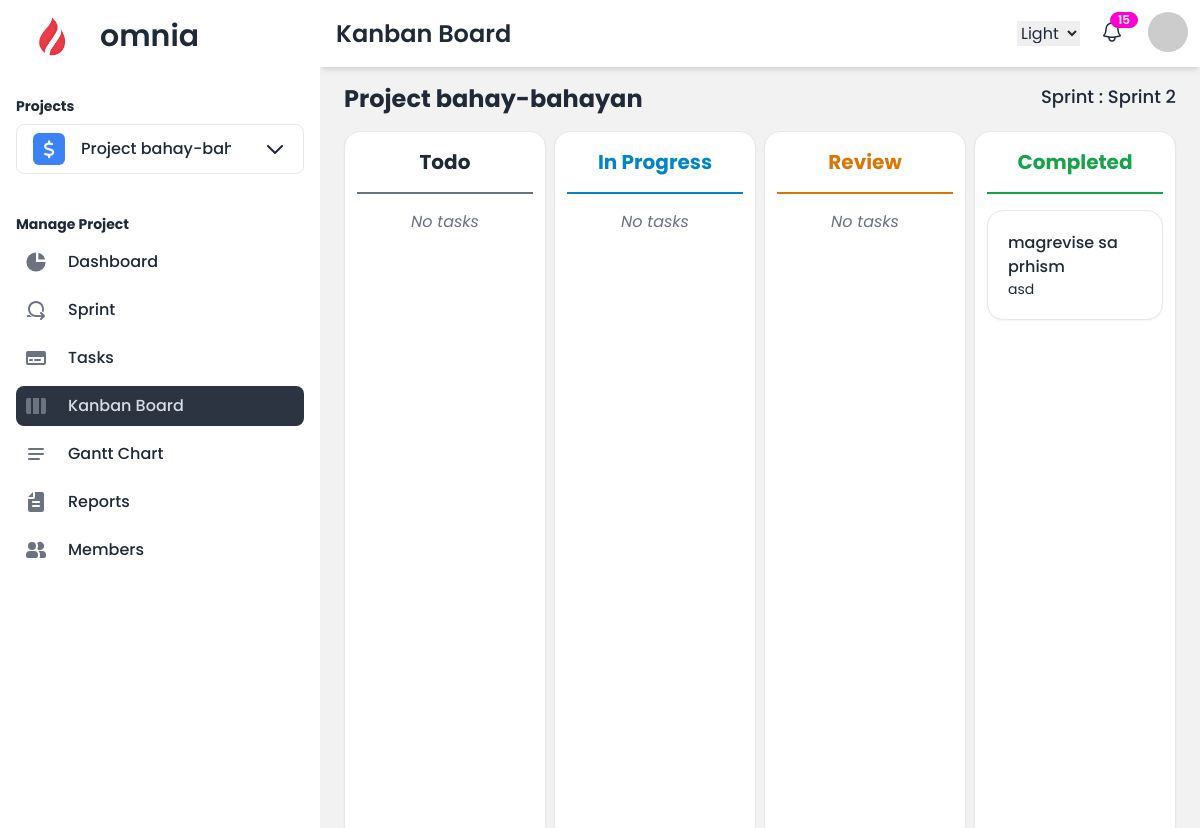
Screenshot of /projects/kanban/ (signed in) with the database file from the repository.
### projects/models.py (models this page shows, shortened)
class Project(models.Model):
    COLOR_CHOICES = [
        ('purple', 'Purple'),
        ('red', 'Red'),
        ('blue', 'Blue'),
        ('green', 'Green'),
        ('teal', 'Teal'),
        ('yellow', 'Yellow'),
        ('orange', 'Orange'),
        ('pink', 'Pink'),
        ('gray', 'Grey'),
    ]
    name = models.CharField(max_length=100)
    emoji_icon = models.CharField(max_length=255, default='fa-star')
    description = models.TextField(blank=True, null=True)
    color = models.CharField(max_length=20, choices=COLOR_CHOICES, default='blue')
    current_sprint = models.ForeignKey('Sprint', on_delete=models.CASCADE, related_name='current_sprint', blank=True, null=True)
    created_at = models.DateTimeField(auto_now_add=True)
    owner = models.ForeignKey(settings.AUTH_USER_MODEL, on_delete=models.CASCADE, related_name='owned_projects')

class Sprint(models.Model):
    project = models.ForeignKey(Project, on_delete=models.CASCADE, related_name='sprints')
    name = models.CharField(max_length=100)
    start_date = models.DateField()
    end_date = models.DateField()
    is_active = models.BooleanField(default=False)
    ended = models.BooleanField(default=False)
    created_at = models.DateTimeField(auto_now_add=True)

class Task(models.Model):
    STATUS_CHOICES = [
        ('todo', 'Todo'),
        ('in_progress', 'In Progress'),
        ('review', 'Review'),
        ('completed', 'Completed'),
    ]
    PRIORITY_CHOICES = [
        ('high', 'High'),
        ('medium', 'Medium'),
        ('low', 'Low'),
    ]
    name = models.CharField(max_length=255)
    description = models.TextField(blank=True, null=True)
    status = models.CharField(max_length=20, choices=STATUS_CHOICES, default='todo')
    priority = models.CharField(max_length=10, choices=PRIORITY_CHOICES, default='medium')
    start_date = models.DateField()
    end_date = models.DateField()
    created_at = models.DateTimeField(auto_now_add=True)
    sprint = models.ForeignKey(Sprint, on_delete=models.CASCADE, related_name='tasks', blank=True, null=True)
    project = models.ForeignKey(Project, on_delete=models.CASCADE, related_name='tasks')
    assigned_members = models.ManyToManyField(settings.AUTH_USER_MODEL, related_name='tasks', blank=True)
    assigned_teams = models.ManyToManyField(ProjectTeam, related_name='tasks', blank=True)

### projects/views.py (the view)
# urls.py: path('kanban/', views.kanban_board, name='kanban_board'),
@login_required
def kanban_board(request):
    project_id = request.session.get('current_project_id')
    if not project_id:
        return HttpResponseForbidden("No project selected.")
    project = Project.objects.get(id=project_id)
    current_sprint = project.current_sprint
    if current_sprint:
        tasks = current_sprint.tasks.all()
        tasks_by_status = {
            'todo': tasks.filter(status='todo'),
            'in_progress': tasks.filter(status='in_progress'),
            'review': tasks.filter(status='review'),
            'completed': tasks.filter(status='completed'),
        }
    else:
        tasks_by_status = {}  # No tasks if there is no active sprint
    return render(request, 'projects/kanban_board.html', {
        'project': project,
        'tasks_by_status': tasks_by_status,
        'current_sprint': current_sprint,
    })

### projects/forms.py
class ProjectForm(forms.ModelForm):
    class Meta:
        model = Project
        fields = ['name', 'emoji_icon', 'description', 'color']
        widgets = {
        }

### projects/context_processors.py (called while the page is built)
def user_projects(request):
    if request.user.is_authenticated:
        projects = Project.objects.filter(owner=request.user)
        return {'user_projects': projects}
    return {}

### projects/templatetags/custom_filters.py (called while the page is built)
@register.filter
def replace_underscore(value):
    return value.replace('_', ' ')

@register.filter
def get_item(value, key):
    for item in value:
        if item.id == int(key):
            return item
    return None

### projects/templates/projects/kanban_board.html (shortened to what this page needs)
{% extends 'project_base.html' %}
{% load custom_filters %}
{% block heading %}Kanban Board{% endblock %}
{% block content %}
<div class="flex flex-row justify-between mb-4">
    <h1 class="text-2xl font-bold">{{ project.name }}</h1>
    <h2 class="text-lg font-medium">Sprint : {{ current_sprint.name }}</h2>
</div>
{% if current_sprint %}
<div id="kanban-board" class="grid grid-cols-4 gap-2">
    {% for status, tasks in tasks_by_status.items %}
        <div class="card w-full p-3 bg-base-100 shadow-sm border min-h-screen ">
            <div class="kanban-column flex flex-col h-full" data-status="{{ status }}">
                <h2 class="text-xl font-bold capitalize text-center mt-1 {% if status == 'todo' %}text-base{% elif status == 'in_progress' %}text-sky-600{% elif status == 'review' %}text-amber-600{% elif status == 'completed' %}text-green-600{% endif %}">
                    {{ status|replace_underscore }}
                </h2>
                <div class="border my-4 {% if status == 'todo' %}border-gray-500{% elif status == 'in_progress' %}border-sky-600{% elif status == 'review' %}border-amber-600{% elif status == 'completed' %}border-green-600{% endif %}"></div>
                <div class="h-full">
                    <div class="kanban-tasks space-y-2">
                        {% for task in tasks %}
                            <div class="kanban-task card w-full p-5 bg-base-100 shadow-sm border cursor-pointer"
                                 data-task-id="{{ task.id }}">
                                <p class="font-medium">{{ task.name }}</p>
                                <p class="text-sm">{{ task.description|truncatewords:10 }}</p>
                            </div>
                        {% empty %}
                            <p class="text-gray-500 text-center italic">No tasks</p>
                        {% endfor %}
                    </div>
                </div>
            </div>
        </div>
    {% endfor %}
</div>
{% else %}
  <p>There is no active sprint.</p>
{% endif %}
{% endblock %}

### projects/templates/project_base.html (shortened to what this page needs)
{% load static %}
{% load custom_filters %}
{% load widget_tweaks %}
<!DOCTYPE html>
<html lang="en" data-theme="light">
<head>
    <link href="https://cdnjs.cloudflare.com/ajax/libs/font-awesome/6.0.0/css/all.min.css" rel="stylesheet">
    <link href="https://cdn.jsdelivr.net/npm/daisyui@4.12.14/dist/full.min.css" rel="stylesheet" type="text/css" />
    <script src="https://cdn.tailwindcss.com"></script>
</head>
<body style="font-family: 'Poppins', sans-serif;">
    <div class="drawer lg:drawer-open">
        <div class="drawer-content flex flex-col">
            <div class="navbar sticky top-0 bg-base-100  z-10 shadow-md ">
                <div class="flex-1">
                    <h1 class="text-2xl font-semibold ml-2">{% block heading %}Dashboard{% endblock %}</h1>
                </div>
                <div class="flex-none">
                    <label class="swap">
                        <select data-choose-theme>
                          <option value="light">Light</option>
                        </select>
                    </label>
                    <div class="dropdown dropdown-bottom dropdown-end">
                      <button class="btn ml-4 btn-circle btn-ghost btn-sm">
                        <div class="indicator">
                            <span class="indicator-item badge badge-secondary badge-sm">15</span>
                        </div>
                      </button>
                    </div>
                    <div class="dropdown dropdown-end ml-4">
                        <label tabindex="0" class="btn btn-ghost btn-circle avatar">
                          <div class="w-10 rounded-full">
                              <img src="https://placeimg.com/80/80/people" alt="profile">
                          </div>
                      </label>
                  </div>
                </div>
            </div>
            <div class="flex-1 md:pt-4 pt-4 px-6  bg-base-200">
                {% block content %}
                {% endblock %}
            </div>
        </div>
        <div class="drawer-side z-30">
            <ul class="menu pt-2 px-4 w-80 bg-base-100 min-h-full space-y-2 text-base-content">
                <li class="mb-2 font-semibold text-3xl">
                    <a href="/projects/dashboard">
                        <img class="mask mask-squircle w-10 mr-5" src="{% static 'logo/logo.png' %}" alt="Omnia Logo">
                        omnia
                    </a>
                </li>
                    <span class="py-1"></span>
                {% if request.user.role == 'manager' %}
                    <h2 class="text-sm font-bold mt-4 mb-2">Projects</h2>
                    <li tabindex="0" role="button" class="dropdown dropdown-bottom z-50">
                        <span class="flex items-center text-base font-medium rounded-lg transition duration-75 border">
                            {% if request.session.current_project_id %}
                                {% with current_project=user_projects|get_item:request.session.current_project_id %}
                                    <i class="fas {{ current_project.emoji_icon }} text-lg text-gray-100 bg-{{ current_project.color }}-500 w-8 h-8 flex items-center justify-center rounded-md mr-2"></i>
                                    <span class="truncate max-w-[150px] min-w-[150px] flex items-center">
                                        {{ current_project.name }}
                                    </span>
                                {% endwith %}
                            {% else %}
                                Project Name
                            {% endif %}
                            <svg class="w-6 h-6 text-gray-800 ml-6" aria-hidden="true" xmlns="http://www.w3.org/2000/svg" width="24" height="24" fill="none" viewBox="0 0 24 24">
                                <path stroke="currentColor" stroke-linecap="round" stroke-linejoin="round" stroke-width="2" d="m19 9-7 7-7-7"/>
                            </svg>
                        </span>
                    </li>
                    <span class="py-3"></span>
                    {% if request.session.current_project_id %}
                    <h2 class="text-sm font-bold mb-2">Manage Project</h2>
                    <li>
                        <a href="{% url 'dashboard' %}"
                           class="flex items-center p-2 text-base font-medium rounded-lg transition duration-75 {% if request.path == '/projects/dashboard/' %}active{% endif %}"
                        >
                           <span class="ml-3">Dashboard</span>
                        </a>
                    </li>
                    <li>
                        <a href="{% url 'project_sprints' %} "
                           class="flex items-center p-2 text-base font-medium rounded-lg transition duration-75 {% if 'sprint' in request.path %}active{% endif %}">
                           <span class="ml-3">Sprint</span>
                        </a>
                    </li>
                    <li>
                        <a href="{% url 'project_tasks' %} "
                           class="flex items-center p-2 text-base font-medium rounded-lg transition duration-75 {% if 'tasks' in request.path %}active{% endif %}">
                           <span class="ml-3">Tasks</span>
                        </a>
                    </li>
                    <li>
                        <a href="{% url 'kanban_board' %}"
                           class="flex items-center p-2 text-base font-medium rounded-lg transition duration-75 {% if 'kanban' in request.path %}active{% endif %}">
                            <svg class="w-6 h-6 text-gray-500" aria-hidden="true" xmlns="http://www.w3.org/2000/svg" width="24" height="24" fill="currentColor" viewBox="0 0 24 24">
                              <path fill-rule="evenodd" d="M15 4H9v16h6V4Zm2 16h3a2 2 0 0 0 2-2V6a2 2 0 0 0-2-2h-3v16ZM4 4h3v16H4a2 2 0 0 1-2-2V6a2 2 0 0 1 2-2Z" clip-rule="evenodd"/>
                            </svg>
                           <span class="ml-3">Kanban Board</span>
                        </a>
                    </li>
                    <li>
                        <a href="{% url 'gantt_chart' %}"
                           class="flex items-center p-2 text-base font-medium rounded-lg transition duration-75 {% if 'gantt' in request.path %}active{% endif %}"
                        >
                            <svg class="w-6 h-6 text-gray-500" aria-hidden="true" xmlns="http://www.w3.org/2000/svg" width="24" height="24" fill="none" viewBox="0 0 24 24">
                              <path stroke="currentColor" stroke-linecap="round" stroke-width="2" d="M5 7h14M5 12h14M5 17h10"/>
                            </svg>
                           <span class="ml-3">Gantt Chart</span>
                        </a>
                    </li>
                    <li>
                        <a href="#" class="flex items-center p-2 text-base font-medium rounded-lg transition duration-75 {% if 'reports' in request.path %}active{% endif %}"
                        >
                           <span class="ml-3">Reports</span>
                        </a>
                    </li>
                    <li>
                        <a href="{% url 'members' %}" class="flex items-center p-2 text-base font-medium rounded-lg transition duration-75 {% if 'members' in request.path %}active{% endif %}"
                        >
                           <span class="ml-3">Members</span>
                        </a>
                    </li>
                    {% endif %}
                {% endif %}
            </ul>
        </div>
    </div>
</body>
</html>

### rows the page displays
Project: name "Project bahay-bahayan", name "Project bahay-b…"
Sprint: name "Sprint 2"
Task: name "magrevise sa prhism", description "asd"

### other values shown
{{ status|replace_underscore }} "Todo" "In Progress" "Review" "Completed"
